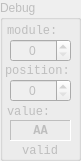
   <widget class="QGroupBox" name="gDebug">
    <property name="enabled">
     <bool>false</bool>
    </property>
    <property name="geometry">
     <rect>
      <x>900</x>
      <y>0</y>
      <width>81</width>
      <height>161</height>
     </rect>
    </property>
    <property name="styleSheet">
     <string notr="true"/>
    </property>
    <property name="title">
     <string>Debug</string>
    </property>
    <widget class="QLabel" name="label_42">
     <property name="geometry">
      <rect>
       <x>7</x>
       <y>21</y>
       <width>71</width>
       <height>20</height>
      </rect>
     </property>
     <property name="font">
      <font>
       <family>Monospace</family>
       <pointsize>9</pointsize>
      </font>
     </property>
     <property name="text">
      <string>module:</string>
     </property>
     <property name="alignment">
      <set>Qt::AlignLeading|Qt::AlignLeft|Qt::AlignVCenter</set>
     </property>
    </widget>
    <widget class="QLabel" name="label_43">
     <property name="geometry">
      <rect>
       <x>5</x>
       <y>61</y>
       <width>71</width>
       <height>20</height>
      </rect>
     </property>
     <property name="font">
      <font>
       <family>Monospace</family>
       <pointsize>9</pointsize>
      </font>
     </property>
     <property name="text">
      <string>position:</string>
     </property>
     <property name="alignment">
      <set>Qt::AlignLeading|Qt::AlignLeft|Qt::AlignVCenter</set>
     </property>
    </widget>
    <widget class="QLabel" name="label_44">
     <property name="geometry">
      <rect>
       <x>7</x>
       <y>141</y>
       <width>51</width>
       <height>20</height>
      </rect>
     </property>
     <property name="font">
      <font>
       <family>Monospace</family>
       <pointsize>9</pointsize>
      </font>
     </property>
     <property name="text">
      <string>valid</string>
     </property>
     <property name="alignment">
      <set>Qt::AlignRight|Qt::AlignTrailing|Qt::AlignVCenter</set>
     </property>
    </widget>
    <widget class="MLed" name="led_dmp_valid">
     <property name="geometry">
      <rect>
       <x>61</x>
       <y>146</y>
       <width>10</width>
       <height>10</height>
      </rect>
     </property>
     <property name="text">
      <string/>
     </property>
     <property name="pixmap">
      <pixmap resource="assets.qrc">:/assets/leds/assets/leds/green_off.svg</pixmap>
     </property>
     <property name="scaledContents">
      <bool>true</bool>
     </property>
    </widget>
    <widget class="QSpinBox" name="dmp_position">
     <property name="geometry">
      <rect>
       <x>10</x>
       <y>79</y>
       <width>61</width>
       <height>23</height>
      </rect>
     </property>
     <property name="alignment">
      <set>Qt::AlignCenter</set>
     </property>
     <property name="minimum">
      <number>0</number>
     </property>
     <property name="maximum">
      <number>255</number>
     </property>
     <property name="singleStep">
      <number>1</number>
     </property>
     <property name="value">
      <number>0</number>
     </property>
    </widget>
    <widget class="QSpinBox" name="dmp_module">
     <property name="geometry">
      <rect>
       <x>10</x>
       <y>39</y>
       <width>61</width>
       <height>23</height>
      </rect>
     </property>
     <property name="alignment">
      <set>Qt::AlignCenter</set>
     </property>
     <property name="minimum">
      <number>0</number>
     </property>
     <property name="maximum">
      <number>6</number>
     </property>
     <property name="singleStep">
      <number>1</number>
     </property>
     <property name="value">
      <number>0</number>
     </property>
    </widget>
    <widget class="QLabel" name="label_45">
     <property name="geometry">
      <rect>
       <x>7</x>
       <y>102</y>
       <width>61</width>
       <height>20</height>
      </rect>
     </property>
     <property name="font">
      <font>
       <family>Monospace</family>
       <pointsize>9</pointsize>
      </font>
     </property>
     <property name="text">
      <string>value:</string>
     </property>
     <property name="alignment">
      <set>Qt::AlignLeading|Qt::AlignLeft|Qt::AlignVCenter</set>
     </property>
    </widget>
    <widget class="QLabel" name="dmp_value">
     <property name="geometry">
      <rect>
       <x>10</x>
       <y>120</y>
       <width>61</width>
       <height>21</height>
      </rect>
     </property>
     <property name="font">
      <font>
       <family>Monospace</family>
       <pointsize>9</pointsize>
       <weight>75</weight>
       <bold>true</bold>
      </font>
     </property>
     <property name="frameShape">
      <enum>QFrame::Panel</enum>
     </property>
     <property name="frameShadow">
      <enum>QFrame::Sunken</enum>
     </property>
     <property name="text">
      <string>AA</string>
     </property>
     <property name="alignment">
      <set>Qt::AlignCenter</set>
     </property>
    </widget>
   </widget>
